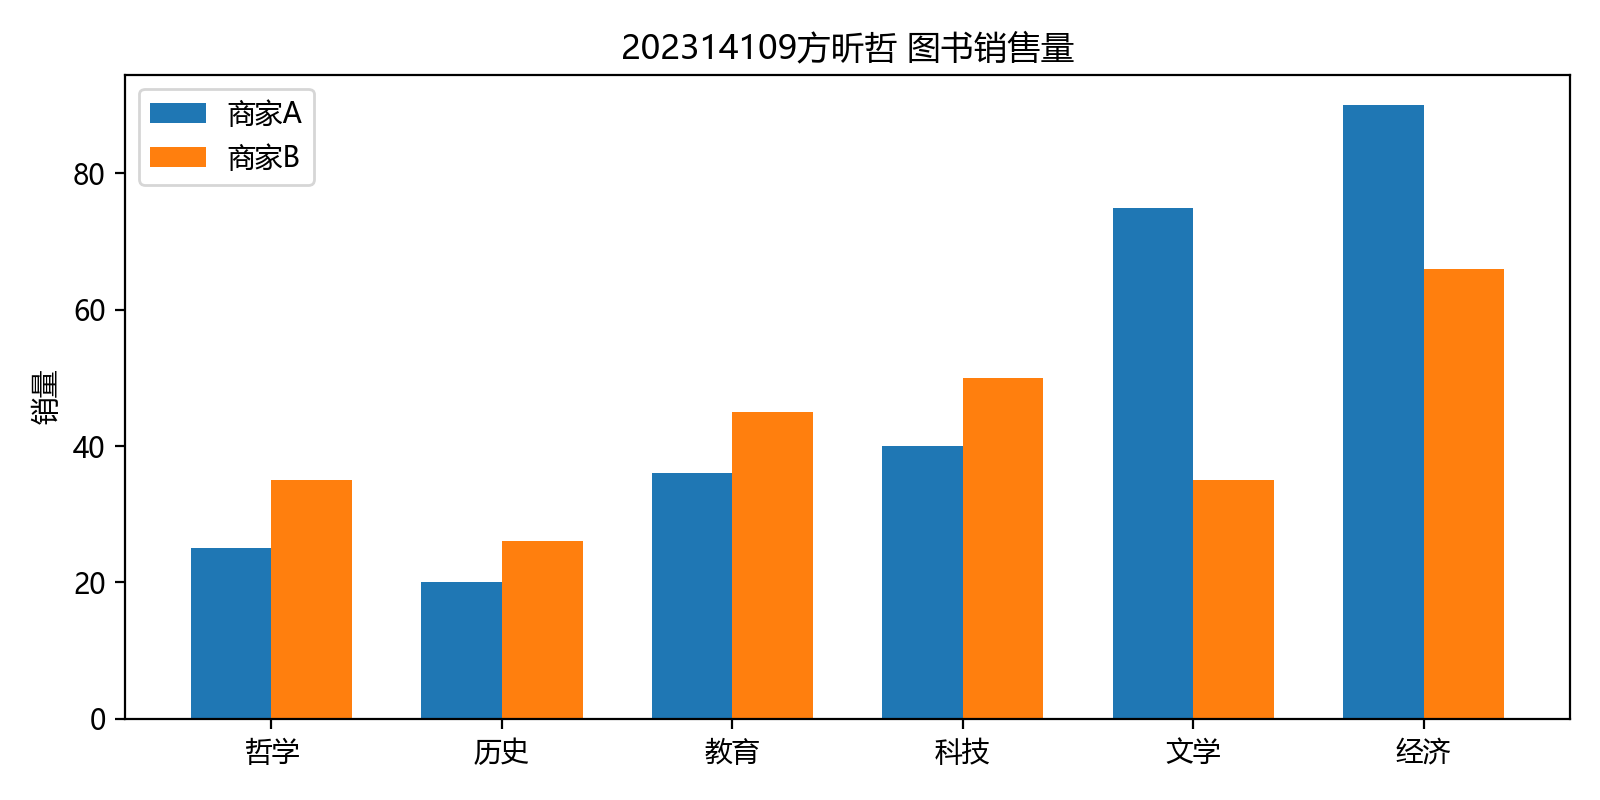

Source code (Python):
"""
柱状图对比：不同商家的图书分类销量。

教学重点：
  - 使用 matplotlib 绘制分组柱状图（Grouped Bar Chart）
  - 通过偏移 x 坐标实现两组柱子并排显示
  - 中文字体配置与图例设置
"""

# --- 1. 导入与后端设置 ---
import matplotlib

matplotlib.use("Agg")  # 使用非交互式后端，适合脚本环境保存图片

import matplotlib.pyplot as plt

# --- 2. 中文字体与负号显示配置 ---
plt.rcParams["font.sans-serif"] = ["Microsoft YaHei"]  # 设置中文字体为微软雅黑
plt.rcParams["axes.unicode_minus"] = False  # 解决负号 '-' 显示为方块的问题

# --- 3. 数据准备 ---
# 直接改这里的数据即可
labels = ["哲学", "历史", "教育", "科技", "文学", "经济"]  # 图书分类标签
merchant_a = [25, 20, 36, 40, 75, 90]  # 商家A各分类销量
merchant_b = [35, 26, 45, 50, 35, 66]  # 商家B各分类销量

x = range(len(labels))  # 每个分类的 x 位置索引
width = 0.35  # 每根柱子的宽度

# --- 4. 绘制分组柱状图 ---
plt.figure(figsize=(8, 4))  # 创建画布，宽 8 英寸、高 4 英寸
plt.bar([i - width / 2 for i in x], merchant_a, width=width, label="商家A")  # 商家A的柱子左移半个宽度
plt.bar([i + width / 2 for i in x], merchant_b, width=width, label="商家B")  # 商家B的柱子右移半个宽度
plt.xticks(list(x), labels)  # 将 x 轴刻度替换为分类名称
plt.ylabel("销量")
plt.title("202314109方昕哲 图书销售量")
plt.legend()  # 显示图例
plt.tight_layout()  # 自动调整布局，避免标签被裁剪
plt.savefig("q1_bar.png", dpi=200)  # 保存为 PNG 图片，分辨率 200 dpi
